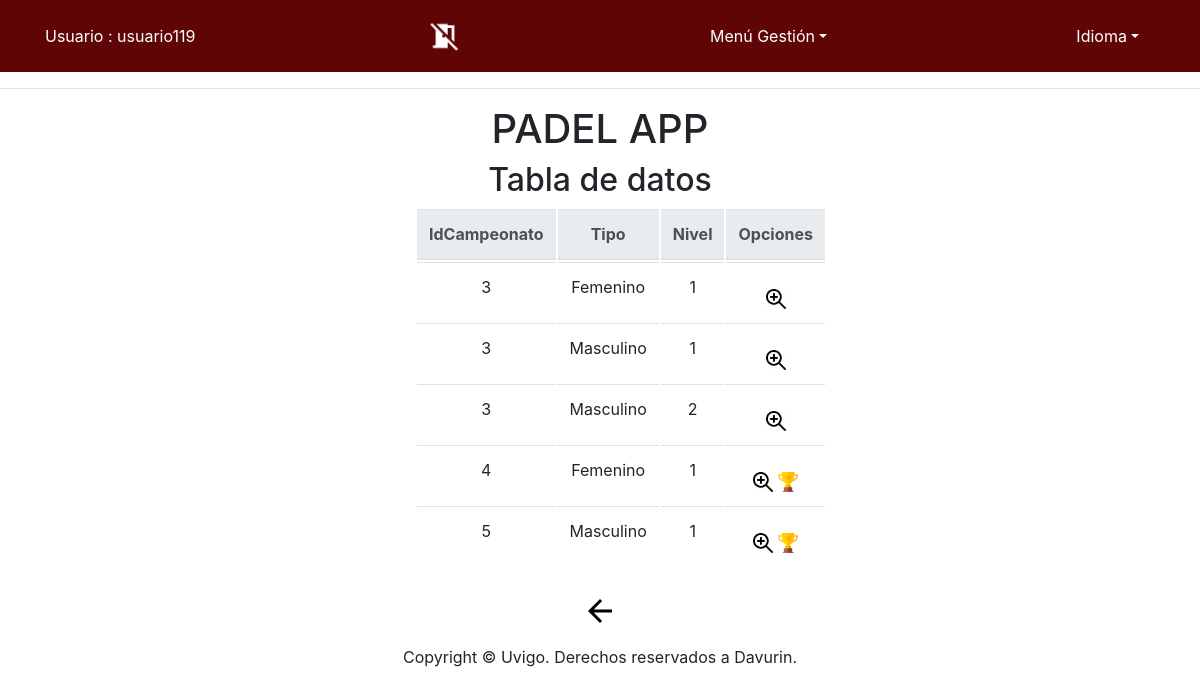
/app/Controllers/CATEGORIA_CONTROLLER.php (signed in), run on the app's committed database.
### tables this page shows
CREATE TABLE IF NOT EXISTS `Categoria` (
  `IdCampeonato` INT NOT NULL,
  `Tipo` VARCHAR(10) NOT NULL,
  `Nivel` INT NOT NULL,
  PRIMARY KEY (`IdCampeonato`, `Tipo`, `Nivel`),
  INDEX `fk_Campeonato_has_Categoria_idx` (`IdCampeonato` ASC) ,
  CONSTRAINT `fk_Campeonato_has_Categoria_idx`
    FOREIGN KEY (`IdCampeonato`)
    REFERENCES `Campeonato` (`IdCampeonato`)
    ON DELETE NO ACTION
    ON UPDATE NO ACTION);

### app/Functions/Authentication.php (called while the page is built)
<?php
function IsAuthenticated(){
	if (!isset($_SESSION['login']) && !isset($_SESSION['tipo'])){
		return false;
	}
	else{
		return true;
	}
}
?>

### app/Models/CATEGORIA_MODEL.php (called while the page is built, shortened)
<?php
class CATEGORIA_MODEL{
	var $IdCampeonato;
    var $Tipo;
	var $Nivel;
	var $mysqli;
	function __construct($IdCampeonato,$Tipo,$Nivel) {
		$this->IdCampeonato = $IdCampeonato;
		$this->Tipo = $Tipo;
		$this->Nivel = $Nivel;
		include_once '../Functions/BdAdmin.php';
		$this->mysqli = ConectarBD();
	}
	function SEARCH() {
		$sql = "select Cat.IdCampeonato as IdCampeonato,
					Cat.Tipo as Tipo,
					Cat.Nivel as Nivel,
					Cam.FechaIni as FechaIni,
					Cam.FechaFin as FechaFin,
					Cam.HoraIni as HoraIni,
					Cam.HoraFin as HoraFin,
					(select count(numPareja)  from Pareja where  IdCampeonato = Cat.IdCampeonato  && Tipo = Cat.Tipo  && Nivel LIKE Cat.Nivel) as numInscritos
       			from CATEGORIA Cat, CAMPEONATO Cam
    			where
    				(
					(BINARY Cat.IdCampeonato LIKE '%$this->IdCampeonato%') &&
					(BINARY Cat.Tipo LIKE '%$this->Tipo%') &&
					(BINARY Cat.Nivel LIKE '%$this->Nivel%')
					&& (Cat.IdCampeonato = Cam.IdCampeonato))
    				";
		if ( !( $resultado = $this->mysqli->query( $sql ) ) ) {
			return 'Error en la consulta sobre la base de datos';
		} else {
			return $resultado;
		}
	}
 	}
?>

### app/Functions/BdAdmin.php (called while the page is built, shortened)
<?php
function ConectarBD()
{
	    $mysqli = new mysqli("localhost", "user", "pass", "abpbase");
		return $mysqli;
}
?>

### app/Views/CATEGORIA/CATEGORIA_SHOWALL_View.php (the view, shortened to what this page needs)
<?php
class CATEGORIA_SHOWALL {
	function __construct( $lista, $datos) {
		$this->lista = $lista;
		$this->datos = $datos;
		$this->render($this->lista,$this->datos);
	}
	function render($lista,$datos){
		$this->datos = $datos;
	include '../Views/Header.php';
?>
		<div class="seccion" align="center">
			<h2>
				<?php echo $strings['Tabla de datos'];?>
			</h2>
			<div class="col-md-4" style="text-align: center">
			<table class="table">
				<thead class="thead-light">
				<tr>
<?php
					foreach ( $lista as $atributo ) {
?>
					<th>
						<?php echo $strings[$atributo]?>
					</th>
<?php
					}
?>
					<th colspan="2" >
						<?php echo $strings['Opciones']?>
					</th>
				</tr>
<?php
				while ( $fila = mysqli_fetch_array( $this->datos ) ) {
?>
				<tr>
<?php
					foreach ( $lista as $atributo ) {
?>
					<td>
<?php
							echo $fila[ $atributo ];
?>
					</td>
<?php
					}
?>
					<td>
						<form action="../Controllers/CATEGORIA_CONTROLLER.php" method="get" style="display:inline" >
								<button id ="buttonBien" type="submit" name="action" value="SHOWCURRENT" ><img src="../Views/icon/verdetalles_2.jpg" alt="<?php echo $strings['Ver en detalle']?>" width="20" height="20"/></button>
<?php
					if((($fila['FechaIni'] < date("Y-m-d")) && ($fila['FechaFin'] >= date("Y-m-d")) && $fila['numInscritos'] <= 96))
					{
						if(($fila['FechaFin'] == date("Y-m-d")) && ($fila['HoraFin'] > date("H:i:s"))){
?>
								<button id ="buttonBien" type="submit" name="action" value="INSCRIPTION" ><img src="../Views/icon/exito.png" alt="<?php echo $strings['Ver en detalle']?>" width="20" height="20"/></button>
<?php
							  }else{
								if(($fila['FechaFin'] > date("Y-m-d"))){
?>
									<button id ="buttonBien" type="submit" name="action" value="INSCRIPTION" ><img src="../Views/icon/exito.png" alt="<?php echo $strings['Ver en detalle']?>" width="20" height="20"/></button>
<?php
								}
							}
					}
?>
						</form>
				</tr>
<?php
				}
?>
			</thead>
			</table>
			<form action='../Controllers/USUARIO_CONTROLLER.php' method="post">
				<button id ="buttonBien" type="submit"><img src="../Views/icon/back_big2.png" alt="<?php echo $strings['Atras']?>" /></button>
			</form>
			</div>
		</div>
<?php
		include '../Views/Footer.php';
		}
		}
?>

### app/Controllers/CATEGORIA_CONTROLLER.php (shortened to what this page needs)
<?php
include '../Functions/Authentication.php';
include '../Models/CAMPEONATO_MODEL.php';
include '../Models/CATEGORIA_MODEL.php';
include '../Views/CATEGORIA/CATEGORIA_SHOWALL_View.php';
switch ( $_REQUEST[ 'action' ] ) {
	default:
		if($_SESSION['tipo'] == 'Deportista'){
			$CATEGORIA= new CATEGORIA_MODEL( '', '', '');
			$datos = $CATEGORIA->SEARCH();
			$lista = array( 'IdCampeonato','Tipo','Nivel');
			new CATEGORIA_SHOWALL( $lista, $datos);
		}else{
			new USUARIO_DEFAULT();
		}
}
?>

### app/Views/Header.php (shortened to what this page needs)
<?php
	include_once '../Functions/Authentication.php';
?>
<!doctype html>
<html lang="es">
  <head>
	<link rel="stylesheet" type="text/css" media="screen" href="../Views/css/bootstrap-4.0.0.css" hreflang="es">
	<link rel="stylesheet" type="text/css" media="screen" href="../Views/js/tcal/tcal.css" hreflang="es">
	  <link rel="stylesheet" type="text/css" href="https://cdn.datatables.net/1.10.19/css/jquery.dataTables.css">
	  <link rel="stylesheet" type="text/css" href="https://cdn.datatables.net/1.10.19/css/jquery.dataTables.min.css">
		<link rel="stylesheet" href="http://code.jquery.com/ui/1.11.4/themes/smoothness/jquery-ui.css">
  </head>
  <body>
	  <header>
    <nav class="navbar navbar-expand-lg navbar-dark bg-dark">
      <div class="container">
		<?php	if (IsAuthenticated()){  ?>
		<p style="color: white"><?php 	echo $strings['Usuario'] . ' : ' . $_SESSION['login'] . '<br>'; ?></p>
              <a class="nav-link disabled" href="../Functions/Desconectar.php" alt="<?php echo $strings['Desconectarse']?>"/>
              <img src="../Views/icon/desconectarse_big.png" width="32" height="32" alt="<?php echo $strings['Desconectarse']?>" style="float:right;">
<?php
	}
?>
	<?php if (isset($_SESSION['login']) & isset($_SESSION['tipo'])) {
 ?>
		<li class="nav-item dropdown" style="display: block">
			<a class="nav-link dropdown-toggle" style="color: white" href="<?php echo $strings['menuGestion']; ?>" id="navbarDropdown" role="button" data-toggle="dropdown" aria-haspopup="true" aria-expanded="false"><?php echo $strings['menuGestion']; ?></a>
				<?php if(isset($_SESSION['login']) & isset($_SESSION['tipo'])) {  ?>
					<?php if($_SESSION['tipo'] == 'Deportista'){ ?>
							<div class="dropdown-divider"></div>
								<button id ="buttonBien" type="submit"  name="insCampeonato"><a class="dropdown-item" href="../Controllers/CATEGORIA_CONTROLLER.php" /><?php echo $strings['Inscribirse en campeonato'] ?></a></button>
              	<?php } } }?>
            </li>
            <li class="nav-item dropdown" style="display: block">
			<form name='idiomform' action="../Functions/CambioIdioma.php" method="post">
              <a class="nav-link dropdown-toggle" style="color: white" href="<?php echo $strings['idioma']; ?>" id="navbarDropdown" role="button" data-toggle="dropdown" aria-haspopup="true" aria-expanded="false"><?php echo $strings['idioma']; ?></a>
			</form>
            </li>
        </div>
</nav>
	  <hr>
	  	<div align="center" class="titulo"><h1>PADEL APP</h1></div>
	</header>

### app/Views/Footer.php (shortened to what this page needs)
	<footer class="text-center" align="fixed" >
      <div class="container">
        <div class="row">
          <div class="col-12">
            <p>Copyright © Uvigo. Derechos reservados a Davurin.</p>
          </div>
        </div>
      </div>
	</footer>
  </body>
</html>

### data on the page
categoria: IdCampeonato "3", Tipo "Femenino", Nivel "1"
categoria: IdCampeonato "3", Tipo "Masculino", Nivel "1"
categoria: IdCampeonato "3", Tipo "Masculino", Nivel "2"
categoria: IdCampeonato "4", Tipo "Femenino", Nivel "1"
categoria: IdCampeonato "5", Tipo "Masculino", Nivel "1"

### other printed values
$strings['Usuario'] "Usuario"
$_SESSION['login'] "usuario119"
$strings['menuGestion'] "Menú Gestión"
$strings['idioma'] "Idioma"
$strings['Tabla de datos'] "Tabla de datos"
$strings[$atributo] "IdCampeonato"
$strings[$atributo] "Tipo"
$strings[$atributo] "Nivel"
$strings['Opciones'] "Opciones"
